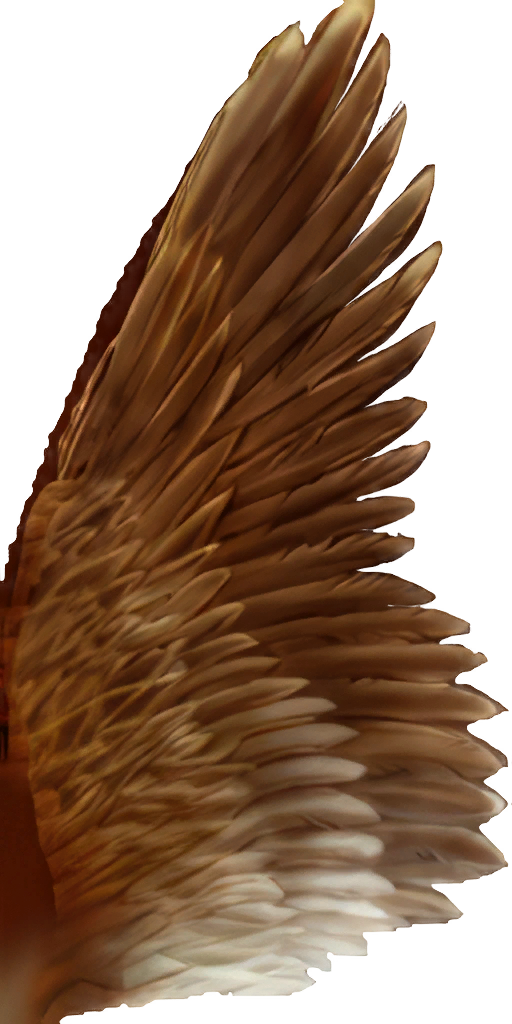
#> input picture assets/models/tex_124306.png, 512 x 1024 px, given in place of tex_124306.webp, which was not available
$ python gen_textures.py
#> lines starting #> are read from the running program, lines starting #| are printed output that depends on the picture; pictures that were not available may be replaced by others from this repository, and a replacement may not be noted
### pipeline/config.py
import os
from pathlib import Path

from dotenv import load_dotenv

load_dotenv()

ROOT = Path(__file__).resolve().parent.parent
ASSETS = ROOT / "assets"
INPUT_DIR = ASSETS / "input"
UPSCALED_DIR = ASSETS / "upscaled"
MESHES_DIR = ASSETS / "meshes"

fal_key = os.getenv("FAL_KEY") or os.getenv("FAL_API_KEY")
if fal_key:
    os.environ["FAL_KEY"] = fal_key

ESRGAN = "fal-ai/esrgan"
TRELLIS = "fal-ai/trellis-2"

IMG_EXTS = {".png", ".jpg", ".jpeg", ".bmp", ".tga", ".webp"}


def ensure_dirs():
    for d in (INPUT_DIR, UPSCALED_DIR, MESHES_DIR):
        d.mkdir(parents=True, exist_ok=True)

### pipeline/core.py
"""Game-agnostic texture upscaling via fal.ai Nano Banana Pro.

Public API:
    upscale_texture()  -- upscale a single texture file
    upscale_textures() -- batch-upscale a directory of textures
"""

import os
from concurrent.futures import ThreadPoolExecutor, as_completed
from io import BytesIO
from math import gcd
from pathlib import Path

import fal_client
import numpy as np
import requests
from dotenv import load_dotenv
from PIL import Image, ImageFilter

load_dotenv()

_fal_key = os.getenv("FAL_KEY") or os.getenv("FAL_API_KEY")
if _fal_key:
    os.environ["FAL_KEY"] = _fal_key

_NANO_PRO = "fal-ai/nano-banana-2/edit"
_IMG_EXTS = {".png", ".jpg", ".jpeg", ".bmp", ".tga", ".webp"}

_ASPECT_MAP = {
    (1, 1): "1:1", (4, 3): "4:3", (3, 4): "3:4",
    (16, 9): "16:9", (9, 16): "9:16", (3, 2): "3:2", (2, 3): "2:3",
    (5, 4): "5:4", (4, 5): "4:5", (21, 9): "21:9",
    (1, 2): "9:16", (2, 1): "16:9",
    (1, 4): "9:16", (4, 1): "16:9",
}


def _guess_aspect(w, h):
    g = gcd(w, h)
    ratio = (w // g, h // g)
    return _ASPECT_MAP.get(ratio, "auto")


def _tile_2x2(img):
    w, h = img.size
    tiled = Image.new(img.mode, (w * 2, h * 2))
    for dx in range(2):
        for dy in range(2):
            tiled.paste(img, (dx * w, dy * h))
    return tiled


# [27 lines left out: functions _make_seamless, _smooth_patches, not called in this run]


def _nano_pro_edit(prompt, ref_path, resolution="4K", aspect="auto"):
    img_url = fal_client.upload_file(str(ref_path))
    result = fal_client.subscribe(
        _NANO_PRO,
        arguments={
            "prompt": prompt,
            "image_urls": [img_url],
            "resolution": resolution,
            "aspect_ratio": aspect,
            "output_format": "png",
            "num_images": 1,
            "safety_tolerance": "6",
        },
        with_logs=True,
    )
    url = result["images"][0]["url"]
    resp = requests.get(url, timeout=180)
    resp.raise_for_status()
    return Image.open(BytesIO(resp.content))


# [24 lines left out: functions _gen_normal_map, _gen_heightmap, not called in this run]


# ---------------------------------------------------------------------------
# Public API
# ---------------------------------------------------------------------------

def upscale_texture(src, out, prompt, resolution="4K", seamless=True,
                    normals=False, heights=False,
                    normals_dir=None, heights_dir=None):
    """AI-upscale a single texture via fal.ai Nano Banana Pro.

    Handles 2x2 tiling (seamless), cross-blend, alpha preservation,
    aspect detection, brightness smoothing, and optional PBR map
    generation -- all internally.

    Normal/height maps are written to *normals_dir* / *heights_dir* when
    provided, otherwise next to *out*.
    """
    src, out = Path(src), Path(out)
    out.parent.mkdir(parents=True, exist_ok=True)

    orig = Image.open(src)
    has_alpha = orig.mode == "RGBA"
    alpha = orig.split()[3] if has_alpha else None
    rgb = orig.convert("RGB")
    aspect = _guess_aspect(*orig.size)

    tmp = out.parent / f"_tmp_{out.stem}.png"
    (_tile_2x2(rgb) if seamless else rgb).save(tmp)

    img = _nano_pro_edit(prompt, tmp, resolution=resolution, aspect=aspect)
    tmp.unlink(missing_ok=True)
    img = img.convert("RGB")

    if seamless:
        rw, rh = img.size
        img = img.crop((rw // 4, rh // 4, rw * 3 // 4, rh * 3 // 4))
        img = _make_seamless(img, blend_pct=0.35)

    img = _smooth_patches(img)

    if has_alpha and alpha is not None:
        up_alpha = alpha.resize(img.size, Image.LANCZOS)
        result = Image.merge("RGBA", (*img.split(), up_alpha))
    else:
        result = img

    result.save(out)

    if normals:
        n_dir = Path(normals_dir) if normals_dir else out.parent
        n_dir.mkdir(parents=True, exist_ok=True)
        _gen_normal_map(out).save(n_dir / f"{out.stem}_n{out.suffix}")
    if heights:
        h_dir = Path(heights_dir) if heights_dir else out.parent
        h_dir.mkdir(parents=True, exist_ok=True)
        _gen_heightmap(out).save(h_dir / f"{out.stem}_h{out.suffix}")

    return out


# [48 lines left out: function upscale_textures, not called in this run]

### pipeline/gen_textures.py
"""Generate improved tree/bush/prop/WMO textures via fal.ai Nano Banana Pro.

WoW-specific texture IDs and prompts. Delegates actual upscaling to
pipeline.core.upscale_texture().
"""

from concurrent.futures import ThreadPoolExecutor, as_completed
from pathlib import Path

import numpy as np
from PIL import Image

from pipeline.config import ensure_dirs
from pipeline.core import upscale_texture

ROOT = Path(__file__).resolve().parent.parent
MODELS_DIR = ROOT / "viewer" / "models"
ORIGINALS_DIR = MODELS_DIR / "originals"
OUT_DIR = MODELS_DIR / "creative_test"

WMO_DIR = ROOT / "viewer" / "wmo"
WMO_ORIGINALS = WMO_DIR / "originals"
WMO_OUT = WMO_DIR / "creative_test"

BARK_FDIDS = {
    464350: {"desc": "warm oak bark, rich brown", "w": 2048, "h": 2048},
    131942: {"desc": "rough oak bark, grey-brown with moss patches", "w": 1024, "h": 1024},
    189570: {"desc": "dark twisted bark, blackened oak", "w": 512, "h": 1024},
    189520: {"desc": "gnarled dark bark, vertical grain", "w": 256, "h": 1024},
    189572: {"desc": "dark brown bark with deep crevices", "w": 512, "h": 1024},
    249605: {"desc": "pale grey bark, birch-like with dark streaks", "w": 256, "h": 1024},
    189543: {"desc": "dark knotted bark, spooky forest", "w": 512, "h": 1024},
    189542: {"desc": "cracked dark bark, aged wood grain", "w": 512, "h": 1024},
}

LEAF_FDIDS = {
    464351: {"desc": "oak leaves, warm green, golden highlights", "w": 2048, "h": 2048},
    198585: {"desc": "scattered oak leaves, varied green tones", "w": 1024, "h": 1024},
    189563: {"desc": "dark forest leaves, deep green, moody", "w": 1024, "h": 1024},
    189554: {"desc": "dense dark canopy leaves, blue-green", "w": 1024, "h": 1024},
    189519: {"desc": "dark forest foliage, shadowy green", "w": 1024, "h": 1024},
    189573: {"desc": "autumn-tinged leaves, brown-green", "w": 1024, "h": 1024},
    189518: {"desc": "sparse dark leaves, grey-green", "w": 1024, "h": 1024},
    242694: {"desc": "dark twisted leaves, muted green", "w": 512, "h": 1024},
    189403: {"desc": "small dark leaf cluster", "w": 256, "h": 128},
    132027: {"desc": "dense bush foliage, forest green", "w": 1024, "h": 1024},
    132031: {"desc": "spooky bush, dark leaves with thorns", "w": 1024, "h": 512},
    189401: {"desc": "dark bush leaves, muted forest", "w": 512, "h": 512},
    189404: {"desc": "spooky bush thorns, dark purple-green", "w": 512, "h": 512},
    189937: {"desc": "bright bush foliage, sunlit green", "w": 512, "h": 512},
    202026: {"desc": "wild bush, yellow-green mixed", "w": 1024, "h": 512},
    321364: {"desc": "burnt bush, charred brown-black foliage", "w": 2048, "h": 2048},
}

PROP_FDIDS = {
    124303: "gryphon roost structure",
    124306: "gryphon roost wood plank",
    130279: "wooden fence and post planks",
    145513: "torch flame and glow",
    189080: "gypsy wagon painted wood",
    189082: "wagon wheel and axle",
    189421: "gate iron and wood",
    189422: "gate stone pillar",
    189433: "mushroom cap and stem",
    189460: "straw bale and thatch",
    189479: "wooden fence rail and post",
    189487: "gate post stone column",
    189514: "ruins brick wall",
    189720: "cliff rock surface",
    189769: "small rock boulder",
    189771: "mossy rock surface",
    189773: "seaweed and kelp strands",
    189799: "stone fence block",
    189800: "stone fence wall surface",
    189814: "ceramic jar and pot",
    189822: "lamppost metal and glass",
    190367: "lilypad leaf",
    190368: "lilypad flower",
    190369: "lilypad small",
    190386: "swamp plant fronds",
    190534: "barrel wood staves and iron bands",
    190610: "torch wooden handle",
    190722: "bird feathers and beak",
    191275: "swamp plant tall reed",
    197427: "wagon canvas cover",
    198183: "wooden crate and target dummy planks",
    198260: "gryphon roost roof shingles",
    198287: "wagon decorative panel",
    198298: "torch iron bracket",
    198305: "lamppost ornamental detail",
    199564: "barrel lid and base",
    199633: "flagpole wood and rope",
    199814: "torch fire particle",
    203474: "wetland grass blades",
}

WMO_FDIDS = [
    126610, 126611, 126998, 126999, 127000, 127001, 127002, 127003, 127004, 127005, 127006,
    127093, 127095, 127100, 127187, 127212, 127216, 127221, 127280, 127299, 127301, 127322,
    127324, 127325, 127441, 127449, 127467, 127476, 127495, 127864, 127868, 127869, 127874,
    127877, 127915, 127917, 127977, 127979, 127980, 128157, 128159, 128160, 128331, 128470,
    128471, 128472, 128473, 128474, 128475, 128477, 128478, 128480, 128481, 128483, 128484,
    128566, 128567, 128568, 128569, 128570, 128571, 128572, 128597, 128599, 128600, 128694,
    128698, 128739, 128759, 128760, 128762, 128884, 129007, 129255, 129261, 129266, 129267,
    129268, 129317, 129318, 129395, 129400, 129402, 129403, 129891, 129892, 129893, 129895,
    129896, 129905, 129906, 129911, 129912, 130052, 130053, 130054, 130064, 130065, 130066,
    130081, 130116, 130117, 130118, 130119, 130120, 130258, 130279, 130281, 130302, 130307,
    130308, 130309, 130310, 130311, 130312, 130313, 130315, 130316, 189083, 190085, 190086,
    190092, 190094, 315088, 315089, 315090, 315091, 315092, 315093, 315094, 315095, 315096,
    353675,
]


# -- WoW-specific alpha helpers (leaf/prop fringe prevention) ---------------

def _sharpen_alpha(alpha_img, threshold=80):
    arr = np.array(alpha_img, dtype=np.float32)
    arr = np.where(arr < threshold, arr * 0.3, np.minimum(arr * 1.3, 255))
    return Image.fromarray(np.clip(arr, 0, 255).astype(np.uint8))


def _bleed_edges(rgb_img, alpha_img, iterations=8):
    """Spread opaque pixel colors into transparent borders to prevent fringing."""
    rgb = np.array(rgb_img, dtype=np.float32)
    a = np.array(alpha_img, dtype=np.float32)
    opaque = a > 60
    for _ in range(iterations):
        for dy, dx in [(-1, 0), (1, 0), (0, -1), (0, 1)]:
            shifted_opaque = np.roll(np.roll(opaque, dy, axis=0), dx, axis=1)
            shifted_rgb = np.roll(np.roll(rgb, dy, axis=0), dx, axis=1)
            fill = ~opaque & shifted_opaque
            rgb[fill] = shifted_rgb[fill]
            opaque |= fill
    return Image.fromarray(np.clip(rgb, 0, 255).astype(np.uint8))


def _post_alpha(out_path):
    """Apply sharpen + bleed to an RGBA texture saved by core."""
    result = Image.open(out_path).convert("RGBA")
    rgb, alpha = result.convert("RGB"), result.split()[3]
    alpha = _sharpen_alpha(alpha)
    rgb = _bleed_edges(rgb, alpha)
    Image.merge("RGBA", (*rgb.split(), alpha)).save(out_path)


def _find_orig(fdid):
    for d in (ORIGINALS_DIR, MODELS_DIR):
        p = d / f"tex_{fdid}.webp"
        if p.exists():
            return p
    return None


# -- Generators per texture category ----------------------------------------

def gen_bark(fdid, info, skip_existing=True):
    out = OUT_DIR / f"tex_{fdid}_nanobanana.webp"
    if skip_existing and out.exists():
        print(f"  SKIP bark {fdid}: already exists")
        return out
    src = _find_orig(fdid)
    if not src:
        print(f"  SKIP bark {fdid}: original not found")
        return None
    prompt = (
        f"Enhance this {info['desc']} tree bark game texture to higher quality. "
        "Add richer wood grain detail, deeper crevices, subtle moss and knots. "
        "Keep uniform brightness and consistent style across the ENTIRE texture. "
        "No patchy regions or uneven lighting. "
        "Stylized World of Warcraft aesthetic, painterly, not photorealistic."
    )
    print(f"  Generating bark {fdid}...")
    upscale_texture(src, out, prompt, resolution="4K", seamless=False)
    print(f"  Saved bark {fdid}: {out.name}")
    return out


def gen_leaf(fdid, info, skip_existing=True):
    out = OUT_DIR / f"tex_{fdid}_nanobanana.webp"
    if skip_existing and out.exists():
        print(f"  SKIP leaf {fdid}: already exists")
        return out
    src = _find_orig(fdid)
    if not src:
        print(f"  SKIP leaf {fdid}: original not found")
        return None
    prompt = (
        f"Enhance this {info['desc']} tree foliage game texture to higher quality. "
        "Add richer individual leaf detail and color variation. "
        "Keep uniform style across the entire texture, preserve transparent areas as-is. "
        "Do NOT fill in empty/dark regions. "
        "Stylized World of Warcraft aesthetic, painterly, not photorealistic."
    )
    print(f"  Generating leaf {fdid}: {info['desc']}...")
    upscale_texture(src, out, prompt, resolution="4K", seamless=False)
    _post_alpha(out)
    print(f"  Saved leaf {fdid}: {out.name}")
    return out


def gen_prop(fdid, desc, skip_existing=True):
    out = OUT_DIR / f"tex_{fdid}_nanobanana.webp"
    if skip_existing and out.exists():
        print(f"  SKIP prop {fdid}: already exists")
        return out
    src = _find_orig(fdid)
    if not src:
        print(f"  SKIP prop {fdid}: original not found")
        return None
    prompt = (
        f"Dramatically enhance this {desc} game texture. "
        "Keep the same layout but add much richer surface detail: "
        "wood grain, metal rivets, stone cracks, fabric weave as appropriate. "
        "Make it look like a high-budget AAA fantasy RPG texture with painterly brushstrokes. "
        "4x the surface detail. Stylized World of Warcraft aesthetic, not photorealistic."
    )
    print(f"  Generating prop {fdid}: {desc}...")
    upscale_texture(src, out, prompt, resolution="4K", seamless=True)
    if Image.open(src).mode == "RGBA":
        _post_alpha(out)
    print(f"  Saved prop {fdid}: {out.name}")
    return out


def gen_wmo(fdid, skip_existing=True):
    out = WMO_OUT / f"tex_{fdid}_nanobanana.webp"
    if skip_existing and out.exists():
        print(f"  SKIP wmo {fdid}: already exists")
        return out
    src = WMO_ORIGINALS / f"tex_{fdid}.webp"
    if not src.exists():
        src = WMO_DIR / f"tex_{fdid}.webp"
    if not src.exists():
        print(f"  SKIP wmo {fdid}: original not found")
        return None
    prompt = (
        "Dramatically enhance this building texture from a fantasy RPG game. "
        "Keep the same layout but add much richer surface detail: "
        "stone mortar lines, wood grain, roof shingle texture, brick weathering. "
        "Make it look like a high-budget AAA fantasy game texture. "
        "4x the surface detail. Stylized World of Warcraft aesthetic, not photorealistic."
    )
    print(f"  Generating wmo {fdid}...")
    upscale_texture(src, out, prompt, resolution="4K", seamless=False)
    print(f"  Saved wmo {fdid}: {out.name}")
    return out


def main():
    import argparse
    parser = argparse.ArgumentParser()
    parser.add_argument("--only", choices=["bark", "leaf", "prop", "wmo", "all"], default="all")
    parser.add_argument("--skip-existing", action="store_true")
    parser.add_argument("--workers", type=int, default=6)
    args = parser.parse_args()

    ensure_dirs()
    OUT_DIR.mkdir(parents=True, exist_ok=True)
    WMO_OUT.mkdir(parents=True, exist_ok=True)

    jobs = []

    if args.only in ("bark", "all"):
        for fdid, info in BARK_FDIDS.items():
            jobs.append(("bark", fdid, lambda f=fdid, i=info: gen_bark(f, i, args.skip_existing)))

    if args.only in ("leaf", "all"):
        for fdid, info in LEAF_FDIDS.items():
            jobs.append(("leaf", fdid, lambda f=fdid, i=info: gen_leaf(f, i, args.skip_existing)))

    if args.only in ("prop", "all"):
        for fdid, desc in PROP_FDIDS.items():
            jobs.append(("prop", fdid, lambda f=fdid, d=desc: gen_prop(f, d, args.skip_existing)))
#> in upscale_texture, orig is the input picture: PIL image 512x1024 RGBA; mean R, G, B, A 95.5, 54.9, 29.3, 167.6
#> in upscale_texture, `alpha = orig.split()[3] if has_alpha else None`:
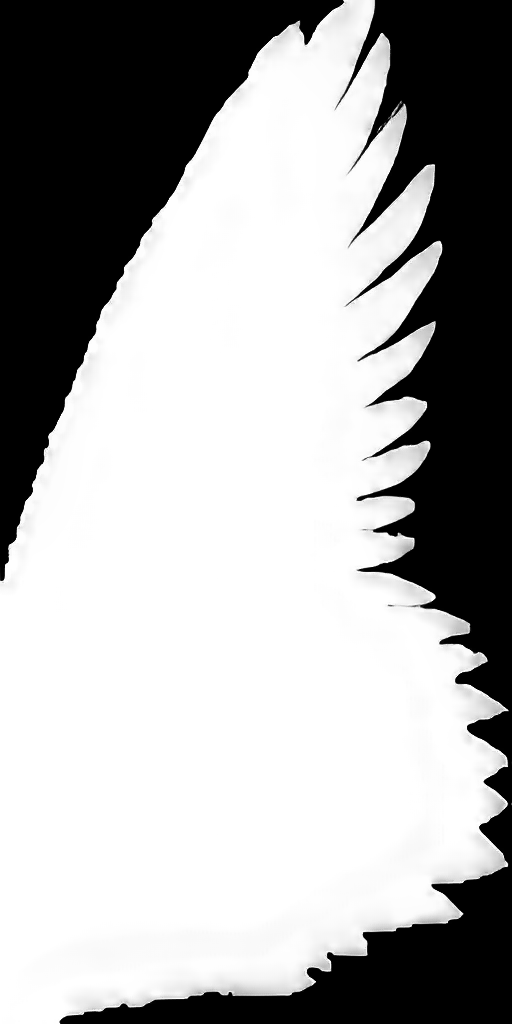
#> alpha: PIL image 512x1024 L; min 0, max 255, mean 167.6
#> in upscale_texture, `rgb = orig.convert("RGB")`:
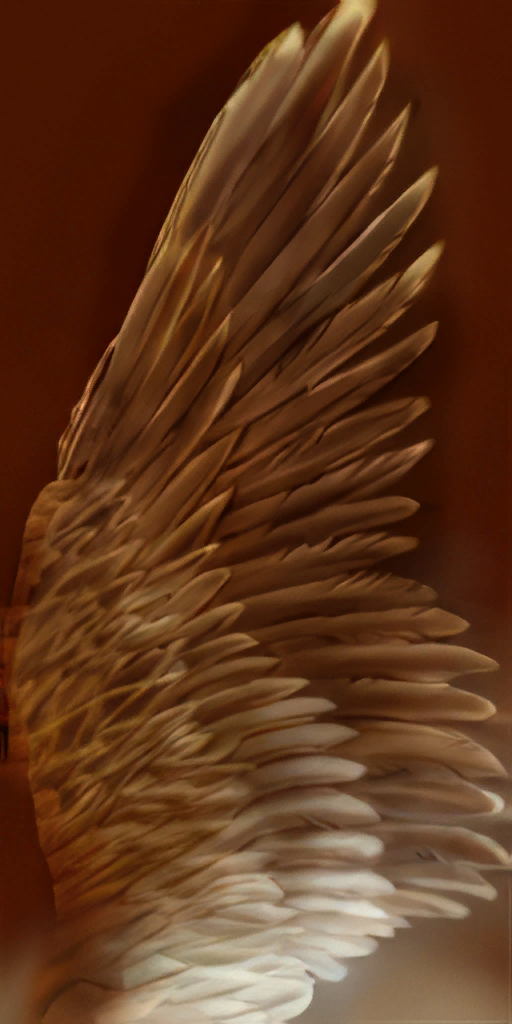
#> rgb: PIL image 512x1024 RGB; mean R, G, B 95.5, 54.9, 29.3
#> in _tile_2x2, `tiled = Image.new(img.mode, (w * 2, h * 2))`: tiled: PIL image 1024x2048 RGB; every value is 0
#> after the loop in _tile_2x2, `for dx in range(2):`:
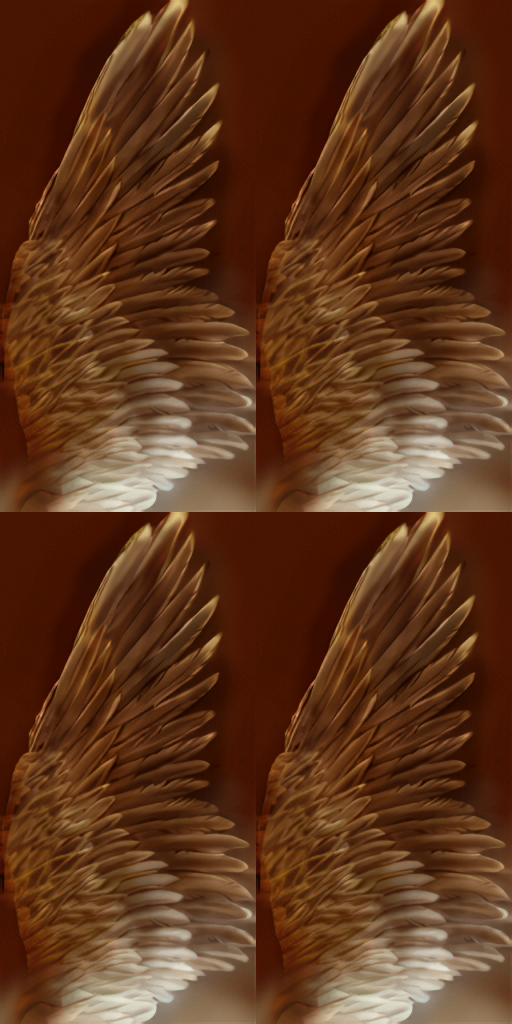
#> tiled: PIL image 1024x2048 RGB (shown at 1/2 size); mean R, G, B 95.5, 54.9, 29.3
#> (the call stopped at in _nano_pro_edit, `img_url = fal_client.upload_file(str(ref_path))`: fal_client is not available in this run)
#> call 2 of upscale_texture, with resolution = '4K', seamless = True, normals = False, heights = False
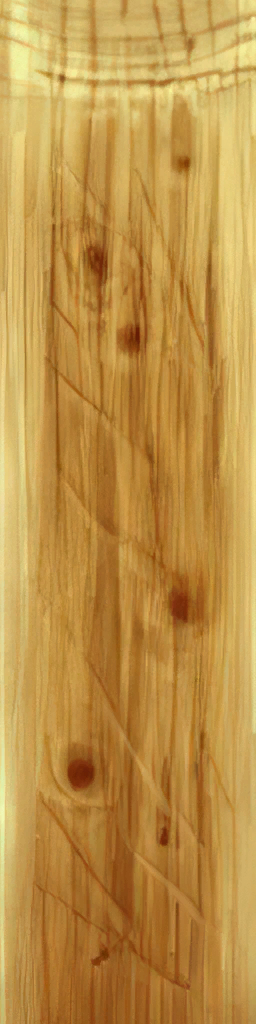
#> input picture assets/models/tex_130279.png, 256 x 1024 px, given in place of tex_130279.webp, which was not available
#> in upscale_texture, orig is the input picture: PIL image 256x1024 RGB; mean R, G, B 190.5, 146, 71.7
#> in _tile_2x2 (call 2), `tiled = Image.new(img.mode, (w * 2, h * 2))`: tiled: PIL image 512x2048 RGB; every value is 0
#> after the loop in _tile_2x2 (call 2), `for dx in range(2):`:
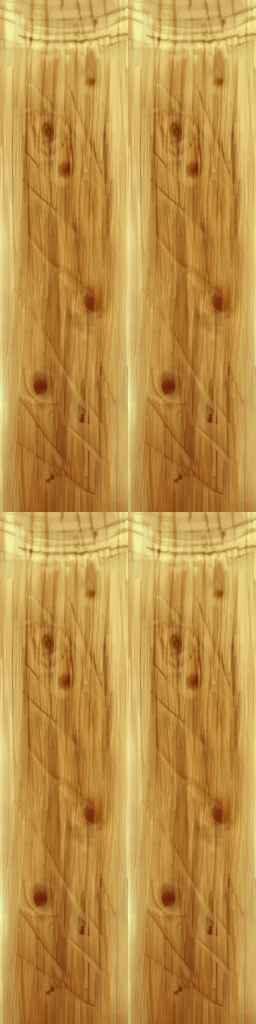
#> tiled: PIL image 512x2048 RGB (shown at 1/2 size); mean R, G, B 190.5, 146, 71.7
#> (the call stopped at in _nano_pro_edit, `img_url = fal_client.upload_file(str(ref_path))`: fal_client is not available in this run)
#|   Saved prop 130279: tex_130279_nanobanana.webp

    if args.only in ("wmo", "all"):
        for fdid in WMO_FDIDS:
            jobs.append(("wmo", fdid, lambda f=fdid: gen_wmo(f, args.skip_existing)))

    print(f"=== Generating {len(jobs)} textures with {args.workers} workers ===")

    with ThreadPoolExecutor(max_workers=args.workers) as pool:
        futs = {pool.submit(fn): (kind, fdid) for kind, fdid, fn in jobs}
#> futs = 196 items
        for f in as_completed(futs):
            kind, fdid = futs[f]
            try:
                f.result()
            except Exception as e:
                print(f"  ERROR {kind} {fdid}: {e}")
#> this loop made 196 passes
#> (kind, fdid) on passes 1 to 3: ('wmo', 190094), ('wmo', 126999), ('wmo', 127325)
#|   ERROR prop 124306: [Errno 2] No such file or directory: 'viewer/models/creative_test/tex_124306_nanobanana.webp'

    print("\nDone!")


if __name__ == "__main__":
    main()
